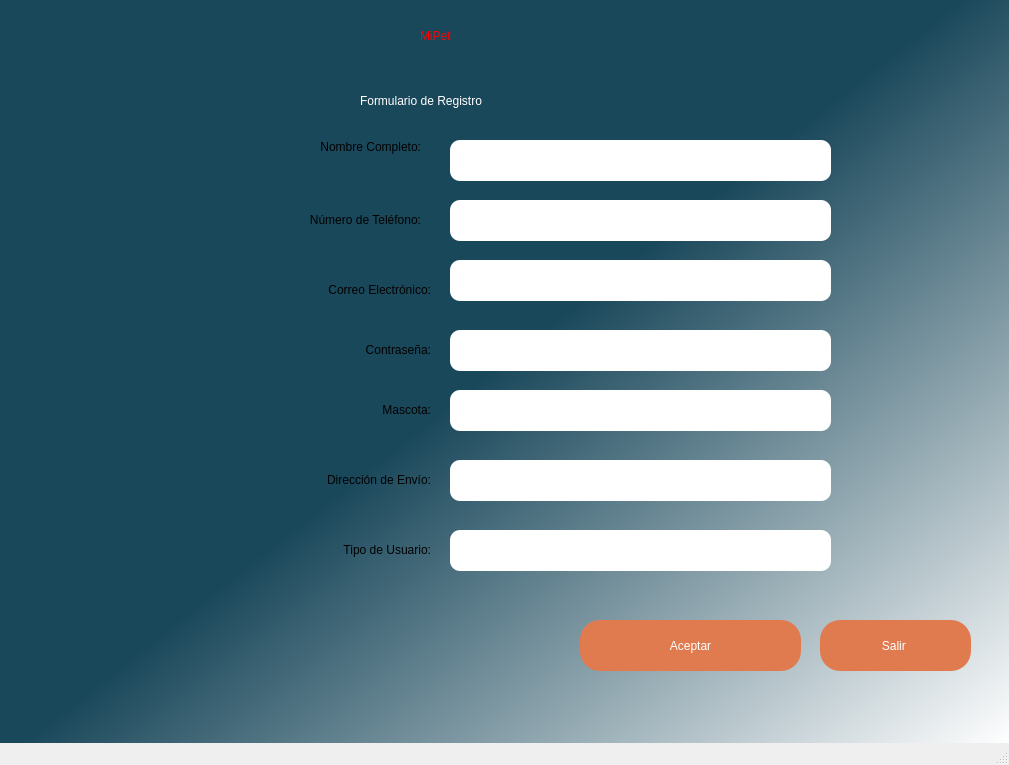
<?xml version="1.0" encoding="UTF-8"?>
<ui version="4.0">
 <class>MainWindow</class>
 <widget class="QMainWindow" name="MainWindow">
  <property name="geometry">
   <rect>
    <x>0</x>
    <y>0</y>
    <width>1009</width>
    <height>765</height>
   </rect>
  </property>
  <property name="windowTitle">
   <string>MainWindow</string>
  </property>
  <property name="styleSheet">
   <string notr="true">QWidget#centralwidget{
background-color: qlineargradient(spread:pad, x1:0.239, y1:0.295455, x2:1, y2:1, stop:0.308458 rgba(26, 72, 91, 255), stop:1 rgba(255, 255, 255, 255));
}</string>
  </property>
  <widget class="QWidget" name="centralwidget">
   <widget class="QLabel" name="label">
    <property name="geometry">
     <rect>
      <x>420</x>
      <y>-10</y>
      <width>281</width>
      <height>91</height>
     </rect>
    </property>
    <property name="styleSheet">
     <string notr="true">font: 36pt &quot;MS Shell Dlg 2&quot;;
color:red;</string>
    </property>
    <property name="text">
     <string>MiPet</string>
    </property>
   </widget>
   <widget class="QLabel" name="label_2">
    <property name="geometry">
     <rect>
      <x>360</x>
      <y>70</y>
      <width>381</width>
      <height>61</height>
     </rect>
    </property>
    <property name="styleSheet">
     <string notr="true">color:white;

font: 18pt &quot;MS Shell Dlg 2&quot;;</string>
    </property>
    <property name="text">
     <string>Formulario de Registro </string>
    </property>
   </widget>
   <widget class="QLabel" name="label_3">
    <property name="geometry">
     <rect>
      <x>180</x>
      <y>140</y>
      <width>241</width>
      <height>41</height>
     </rect>
    </property>
    <property name="styleSheet">
     <string notr="true">font: 16pt &quot;MS Shell Dlg 2&quot;;</string>
    </property>
    <property name="text">
     <string>&lt;html&gt;&lt;head/&gt;&lt;body&gt;&lt;p align=&quot;right&quot;&gt;Nombre Completo:&lt;/p&gt;&lt;p align=&quot;right&quot;&gt;&lt;br/&gt;&lt;/p&gt;&lt;/body&gt;&lt;/html&gt;</string>
    </property>
   </widget>
   <widget class="QLabel" name="label_4">
    <property name="geometry">
     <rect>
      <x>90</x>
      <y>190</y>
      <width>331</width>
      <height>61</height>
     </rect>
    </property>
    <property name="styleSheet">
     <string notr="true">font: 16pt &quot;MS Shell Dlg 2&quot;;</string>
    </property>
    <property name="text">
     <string>&lt;html&gt;&lt;head/&gt;&lt;body&gt;&lt;p align=&quot;right&quot;&gt;Número de Teléfono:&lt;/p&gt;&lt;/body&gt;&lt;/html&gt;</string>
    </property>
   </widget>
   <widget class="QLineEdit" name="lineEdit">
    <property name="geometry">
     <rect>
      <x>450</x>
      <y>140</y>
      <width>381</width>
      <height>41</height>
     </rect>
    </property>
    <property name="styleSheet">
     <string notr="true">border-radius:10px;
font: 16pt &quot;MS Shell Dlg 2&quot;;</string>
    </property>
   </widget>
   <widget class="QLineEdit" name="lineEdit_2">
    <property name="geometry">
     <rect>
      <x>450</x>
      <y>200</y>
      <width>381</width>
      <height>41</height>
     </rect>
    </property>
    <property name="styleSheet">
     <string notr="true">border-radius:10px;
font: 16pt &quot;MS Shell Dlg 2&quot;;</string>
    </property>
    <property name="echoMode">
     <enum>QLineEdit::Normal</enum>
    </property>
   </widget>
   <widget class="QPushButton" name="pushButton">
    <property name="geometry">
     <rect>
      <x>580</x>
      <y>620</y>
      <width>221</width>
      <height>51</height>
     </rect>
    </property>
    <property name="styleSheet">
     <string notr="true">font: 16pt &quot;MS Shell Dlg 2&quot;;
background-color: rgb(224, 123, 79);
border-radius:20px;
color: white;</string>
    </property>
    <property name="text">
     <string>Aceptar</string>
    </property>
   </widget>
   <widget class="QPushButton" name="pushButton_2">
    <property name="geometry">
     <rect>
      <x>820</x>
      <y>620</y>
      <width>151</width>
      <height>51</height>
     </rect>
    </property>
    <property name="styleSheet">
     <string notr="true">border-radius:20px;
background-color: rgb(224, 123, 79);
font: 16pt &quot;MS Shell Dlg 2&quot;;
color: white;</string>
    </property>
    <property name="text">
     <string>Salir </string>
    </property>
   </widget>
   <widget class="QLabel" name="label_6">
    <property name="geometry">
     <rect>
      <x>-70</x>
      <y>-10</y>
      <width>261</width>
      <height>131</height>
     </rect>
    </property>
    <property name="styleSheet">
     <string notr="true">image: url(:/login/Imagen2.jpg)</string>
    </property>
    <property name="text">
     <string/>
    </property>
   </widget>
   <widget class="QLabel" name="label_8">
    <property name="geometry">
     <rect>
      <x>100</x>
      <y>260</y>
      <width>331</width>
      <height>61</height>
     </rect>
    </property>
    <property name="styleSheet">
     <string notr="true">font: 16pt &quot;MS Shell Dlg 2&quot;;</string>
    </property>
    <property name="text">
     <string>&lt;html&gt;&lt;head/&gt;&lt;body&gt;&lt;p align=&quot;right&quot;&gt;Correo Electrónico:&lt;/p&gt;&lt;/body&gt;&lt;/html&gt;</string>
    </property>
   </widget>
   <widget class="QLabel" name="label_9">
    <property name="geometry">
     <rect>
      <x>100</x>
      <y>320</y>
      <width>331</width>
      <height>61</height>
     </rect>
    </property>
    <property name="styleSheet">
     <string notr="true">font: 16pt &quot;MS Shell Dlg 2&quot;;</string>
    </property>
    <property name="text">
     <string>&lt;html&gt;&lt;head/&gt;&lt;body&gt;&lt;p align=&quot;right&quot;&gt;Contraseña:&lt;/p&gt;&lt;/body&gt;&lt;/html&gt;</string>
    </property>
   </widget>
   <widget class="QLineEdit" name="lineEdit_3">
    <property name="geometry">
     <rect>
      <x>450</x>
      <y>260</y>
      <width>381</width>
      <height>41</height>
     </rect>
    </property>
    <property name="styleSheet">
     <string notr="true">border-radius:10px;
font: 16pt &quot;MS Shell Dlg 2&quot;;</string>
    </property>
    <property name="echoMode">
     <enum>QLineEdit::Normal</enum>
    </property>
   </widget>
   <widget class="QLineEdit" name="lineEdit_4">
    <property name="geometry">
     <rect>
      <x>450</x>
      <y>330</y>
      <width>381</width>
      <height>41</height>
     </rect>
    </property>
    <property name="styleSheet">
     <string notr="true">border-radius:10px;
font: 16pt &quot;MS Shell Dlg 2&quot;;</string>
    </property>
    <property name="echoMode">
     <enum>QLineEdit::Normal</enum>
    </property>
   </widget>
   <widget class="QLabel" name="label_10">
    <property name="geometry">
     <rect>
      <x>100</x>
      <y>380</y>
      <width>331</width>
      <height>61</height>
     </rect>
    </property>
    <property name="styleSheet">
     <string notr="true">font: 16pt &quot;MS Shell Dlg 2&quot;;</string>
    </property>
    <property name="text">
     <string>&lt;html&gt;&lt;head/&gt;&lt;body&gt;&lt;p align=&quot;right&quot;&gt;Mascota:&lt;/p&gt;&lt;/body&gt;&lt;/html&gt;</string>
    </property>
   </widget>
   <widget class="QLineEdit" name="lineEdit_5">
    <property name="geometry">
     <rect>
      <x>450</x>
      <y>390</y>
      <width>381</width>
      <height>41</height>
     </rect>
    </property>
    <property name="styleSheet">
     <string notr="true">border-radius:10px;
font: 16pt &quot;MS Shell Dlg 2&quot;;</string>
    </property>
    <property name="echoMode">
     <enum>QLineEdit::Normal</enum>
    </property>
   </widget>
   <widget class="QLabel" name="label_11">
    <property name="geometry">
     <rect>
      <x>100</x>
      <y>450</y>
      <width>331</width>
      <height>61</height>
     </rect>
    </property>
    <property name="styleSheet">
     <string notr="true">font: 16pt &quot;MS Shell Dlg 2&quot;;</string>
    </property>
    <property name="text">
     <string>&lt;html&gt;&lt;head/&gt;&lt;body&gt;&lt;p align=&quot;right&quot;&gt;Dirección de Envío:&lt;/p&gt;&lt;/body&gt;&lt;/html&gt;</string>
    </property>
   </widget>
   <widget class="QLineEdit" name="lineEdit_6">
    <property name="geometry">
     <rect>
      <x>450</x>
      <y>460</y>
      <width>381</width>
      <height>41</height>
     </rect>
    </property>
    <property name="styleSheet">
     <string notr="true">border-radius:10px;
font: 16pt &quot;MS Shell Dlg 2&quot;;</string>
    </property>
    <property name="echoMode">
     <enum>QLineEdit::Normal</enum>
    </property>
   </widget>
   <widget class="QLabel" name="label_12">
    <property name="geometry">
     <rect>
      <x>100</x>
      <y>520</y>
      <width>331</width>
      <height>61</height>
     </rect>
    </property>
    <property name="styleSheet">
     <string notr="true">font: 16pt &quot;MS Shell Dlg 2&quot;;</string>
    </property>
    <property name="text">
     <string>&lt;html&gt;&lt;head/&gt;&lt;body&gt;&lt;p align=&quot;right&quot;&gt;Tipo de Usuario:&lt;/p&gt;&lt;/body&gt;&lt;/html&gt;</string>
    </property>
   </widget>
   <widget class="QLineEdit" name="lineEdit_7">
    <property name="geometry">
     <rect>
      <x>450</x>
      <y>530</y>
      <width>381</width>
      <height>41</height>
     </rect>
    </property>
    <property name="styleSheet">
     <string notr="true">border-radius:10px;
font: 16pt &quot;MS Shell Dlg 2&quot;;</string>
    </property>
    <property name="echoMode">
     <enum>QLineEdit::Normal</enum>
    </property>
   </widget>
  </widget>
  <widget class="QMenuBar" name="menubar">
   <property name="geometry">
    <rect>
     <x>0</x>
     <y>0</y>
     <width>1009</width>
     <height>26</height>
    </rect>
   </property>
  </widget>
  <widget class="QStatusBar" name="statusbar"/>
 </widget>
 <resources>
  <include location="Imagenes/Imagenes.qrc"/>
 </resources>
 <connections/>
</ui>
